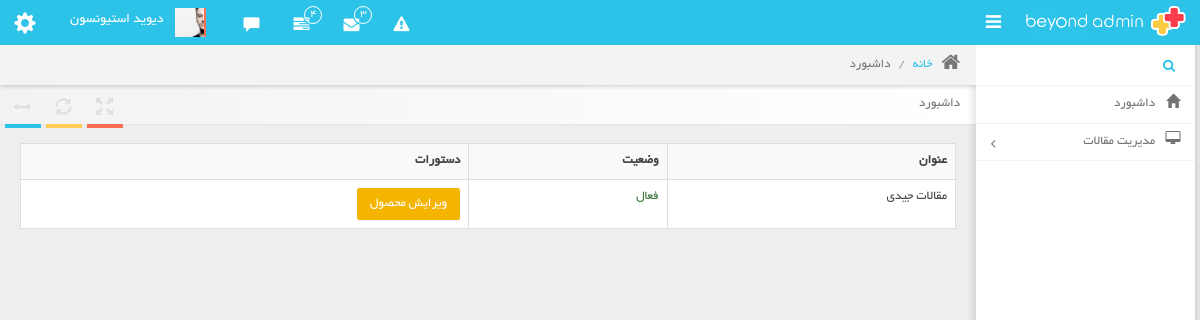
The app's page /admin-panel/articles/, older data.
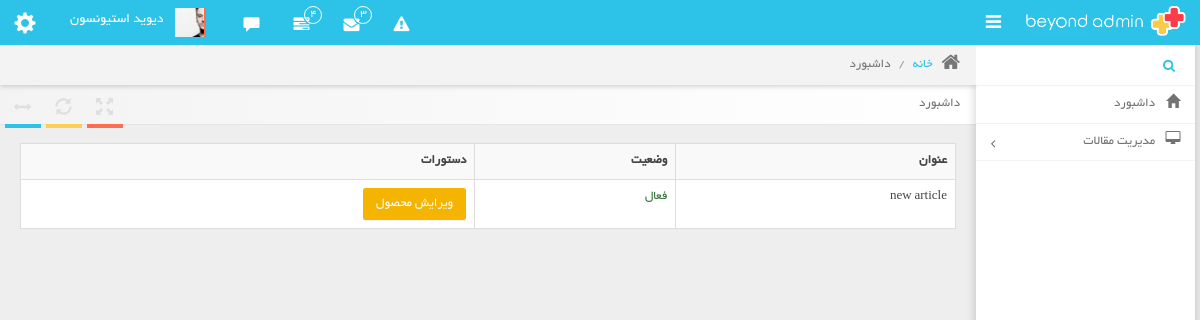
The same page, newer data.
### article_module/models.py (models this page shows, shortened)
class Article(models.Model):
    title = models.CharField(max_length=300, verbose_name='عنوان مقاله')
    slug = models.SlugField(max_length=400, db_index=True, allow_unicode=True, verbose_name='عنوان در url')
    image = models.ImageField(upload_to='images/articles', verbose_name='تصویر مقاله')
    short_description = models.TextField(verbose_name='توضیحات کوتاه')
    text = models.TextField(verbose_name='متن مقاله')
    is_active = models.BooleanField(default=True, verbose_name='فعال / غیرفعال')
    author = models.ForeignKey(User, on_delete=models.CASCADE, null=True, editable=True, verbose_name='نویسنده')
    selected_categories = models.ManyToManyField(ArticleCategory, verbose_name='دسته بندی ها')
    created_date = models.DateTimeField(auto_now_add=True, editable=False, verbose_name='تاریخ ثبت')
    class Meta:
        verbose_name = 'مقاله'
        verbose_name_plural = 'مقالات'

### admin_panel/views.py (the view)
# urls.py: path('articles/', views.ArticlesListView.as_view(), name='admin_articles'),
class ArticlesListView(ListView):
    model = Article
    paginate_by = 12
    template_name = 'admin_panel/article/article_list.html'
    def get_context_data(self, *args, **kwargs):
        context = super(ArticlesListView, self).get_context_data(*args, **kwargs)
        return context
    def get_queryset(self):
        query = super(ArticlesListView, self).get_queryset()
        return query

### admin_panel/templates/admin_panel/article/article_list.html (shortened to what this page needs)
{% extends 'admin_panel/../admin_panel/shared/_admin_layout.html' %}
{% block content %}
    <div class="row">
        <div class="col-md-12">
           <div class="table-responsive">
               <table class="table table-bordered table-hover table-striped">
               <tr>
                   <th>عنوان</th>
                   <th>وضعیت</th>
                   <th>دستورات</th>
               </tr>
               {% for article in object_list %}
                   <tr>
                   <td>{{ article.title }}</td>
                   <td>
                       {% if article.is_active %}
                           <span class="text-success">فعال</span>
                           {% else %}
                           <span class="text-danger">غیرفعال</span>
                       {% endif %}
                   </td>
                   <td>
                       <a href="{% url 'admin_edit_articles' pk=article.id %}" class="btn btn-warning">ویرایش محصول</a>
                   </td>
                   </tr>
               {% endfor %}
           </table>
           </div>
        </div>
    </div>
{% endblock %}

Row changes from the older to the newer data that the page shows:
changed Article: title "مقالات جیدی" → "new article"
